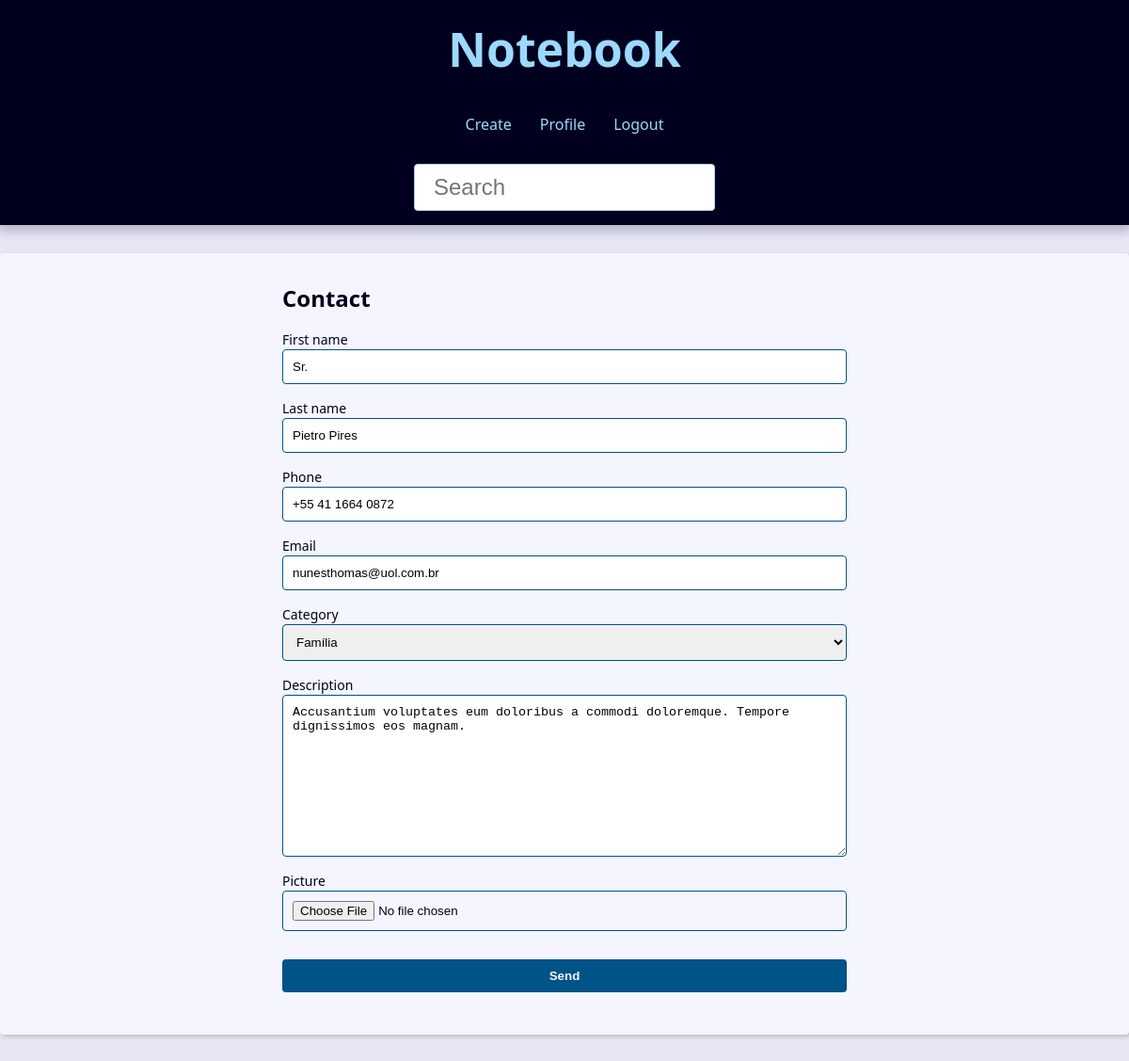
Screenshot of /contact/1999/update (signed in) with the database file from the repository.
### contact/models.py (models this page shows, shortened)
class Contact(models.Model):
    first_name = models.CharField(max_length=50)
    last_name = models.CharField(max_length=50)
    phone = models.CharField(max_length=50)
    email = models.EmailField(max_length=254, blank=True)
    created_date = models.DateTimeField(default=timezone.now)
    description = models.TextField(blank=True)
    show = models.BooleanField(default=True)
    picture = models.ImageField(blank=True, upload_to='pictures/%Y/%m/')
    category = models.ForeignKey(
        Category,
        on_delete=models.SET_NULL,
        blank=True, null=True
    )
    owner = models.ForeignKey(
        User,
        on_delete=models.SET_NULL,
        blank=True, null=True
    )

### contact/views/contact_forms.py (the view, shortened to what this page needs)
# urls.py: path('contact/<int:contact_id>/update', views.update, name='update'),
@login_required(login_url='contact:login')
def update(request, contact_id):
    form_action = reverse('contact:update', args=(contact_id,))
    contact= get_object_or_404(
        Contact, pk=contact_id, show=True, owner=request.user
        )
    context={
        'form':ContactForm(instance=contact),
        'form_action': form_action
    }
    return render(
        request,
        'contact/create.html',
        context
    )

### contact/models.py (called while the page is built)
    def __str__(self) -> str:
        return self.name

### contact/templates/contact/create.html (shortened to what this page needs)
{% extends 'global/base.html' %}
{% block content %}
  <div class="form-wrapper">
    <h2>Contact</h2>
    <form
      action="{{ form_action }}"
      method="POST"
      enctype="multipart/form-data"
    >
      <div class="form-content">
        {% for field in form %}
          <div class="form-group">
            <label for="{{ field.id_for_label }}">{{ field.label }}</label>
            {{ field }}
          </div>
        {% endfor %}
      </div>
      <div class="form-content">
        <div class="form-group">
          <button class="btn" type="submit">Send</button>
        </div>
      </div>
    </form>
  </div>
{% endblock content %}

### base_static/global/css/style.css (style rules this page uses)
:root { --spacing: 1.5rem; --link-dark-color: rgb(0, 83, 134); --link-light-color: rgb(156, 217, 255); --clr-white: rgb(245, 245, 255); --clr-black: rgb(0, 0, 30); --clr-light-gray: rgb(230, 230, 245); --clr-dark-shadow-5: rgba(0, 0, 10, 5%); --clr-dark-shadow-10: rgba(0, 0, 10, 10%); --clr-dark-shadow-20: rgba(0, 0, 10, 20%); --clr-light-shadow-5: rgba(200, 200, 255, 5%); --clr-light-shadow-10: rgba(200, 200, 255, 10%); --clr-light-shadow-20: rgba(200, 200, 255, 20%); --main-page-width: 120rem; --table-min-width: 60rem; --biggest-font-size: 5rem; --bigger-font-size: 4rem; --big-font-size: 3.2rem; --medium-font-size: 2.4rem; --small-font-size: 1.6rem; --smaller-font-size: 1.4rem; --smallest-font-size: 1.2rem; --transition-fast: 300ms; --transition-medium: 600ms; --transition-slow: 1s; --default-border-radius: 4px; }
*, *::before, *::after { margin: 0; padding: 0; box-sizing: border-box; }
html { font-size: 62.5%; }
body { font-family: system-ui, -apple-system, BlinkMacSystemFont, 'Segoe UI', Roboto, Oxygen, Ubuntu, Cantarell, 'Open Sans', 'Helvetica Neue', sans-serif; line-height: 1.5; font-size: var(--small-font-size); color: var(--clr-black); -webkit-font-smoothing: antialiased; background: var(--clr-light-gray); }
.form-wrapper { max-width: 60rem; margin: var(--spacing) auto; }
.form-content { margin: var(--spacing) 0; }
.form-group { display: flex; flex-direction: column; padding-bottom: var(--spacing); }
.form-group input, .form-group textarea, .form-group select { padding: 1rem; border-radius: var(--default-border-radius); border: 1px solid var(--link-dark-color); }
.form-group label { font-size: var(--smaller-font-size); }
.btn { background-color: var(--link-dark-color); color: var(--clr-white); font-weight: bold; border: none; padding: 1rem 2rem; border-radius: var(--default-border-radius); cursor: pointer; transition: filter var(--transition-fast) ease-in-out; }

### rows the page displays
Contact: form "Sr." "Pietro Pires" "+55 41 1664 0872" "nunesthomas@uol.com.br" "Família" "Accusantium voluptates eum doloribus a commodi doloremque. Tempore dignissimos eos magnam."

### other values shown
{{ field.label }} "First name" "Last name" "Phone" "Email" "Category" "Description" "Picture"
